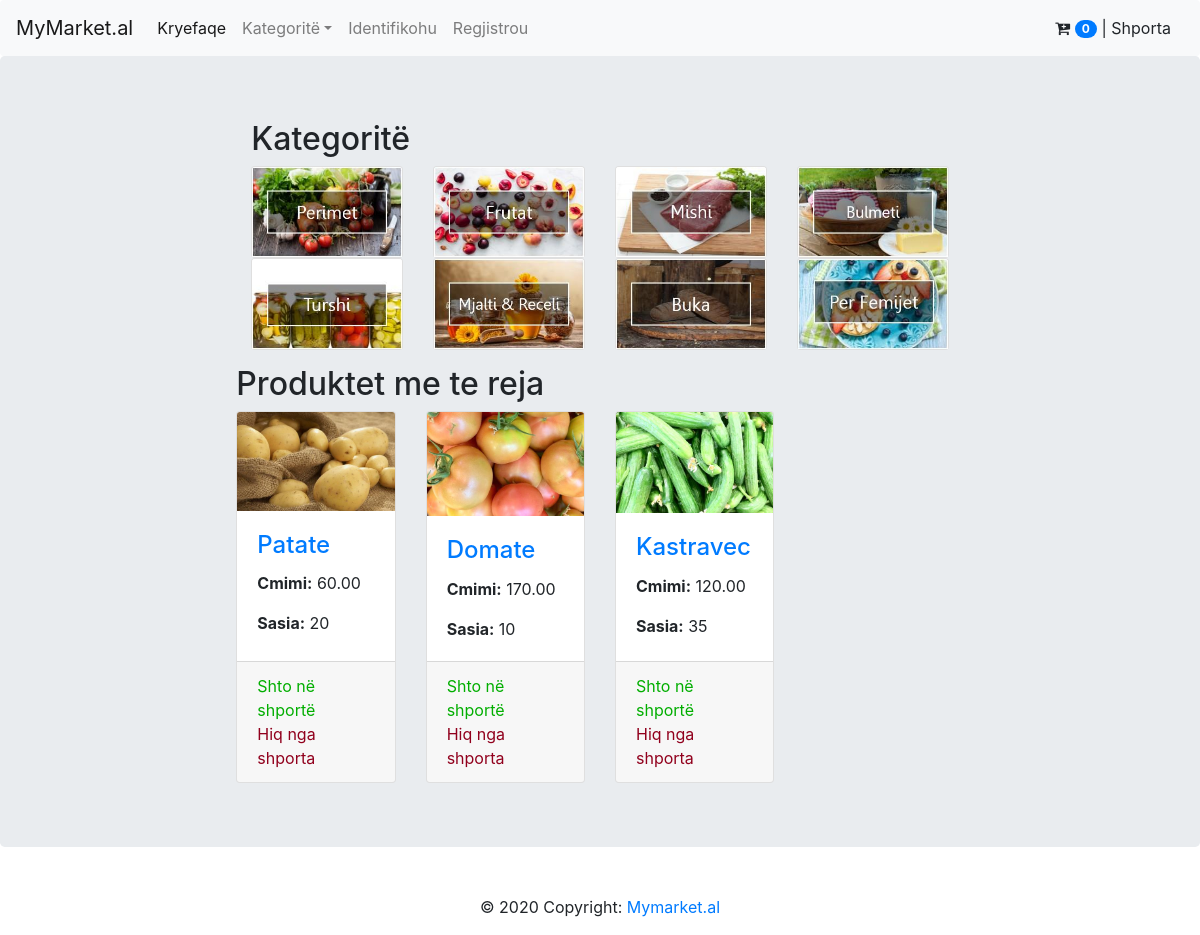
/kategori/1/, run on an earlier commit of the app's database.
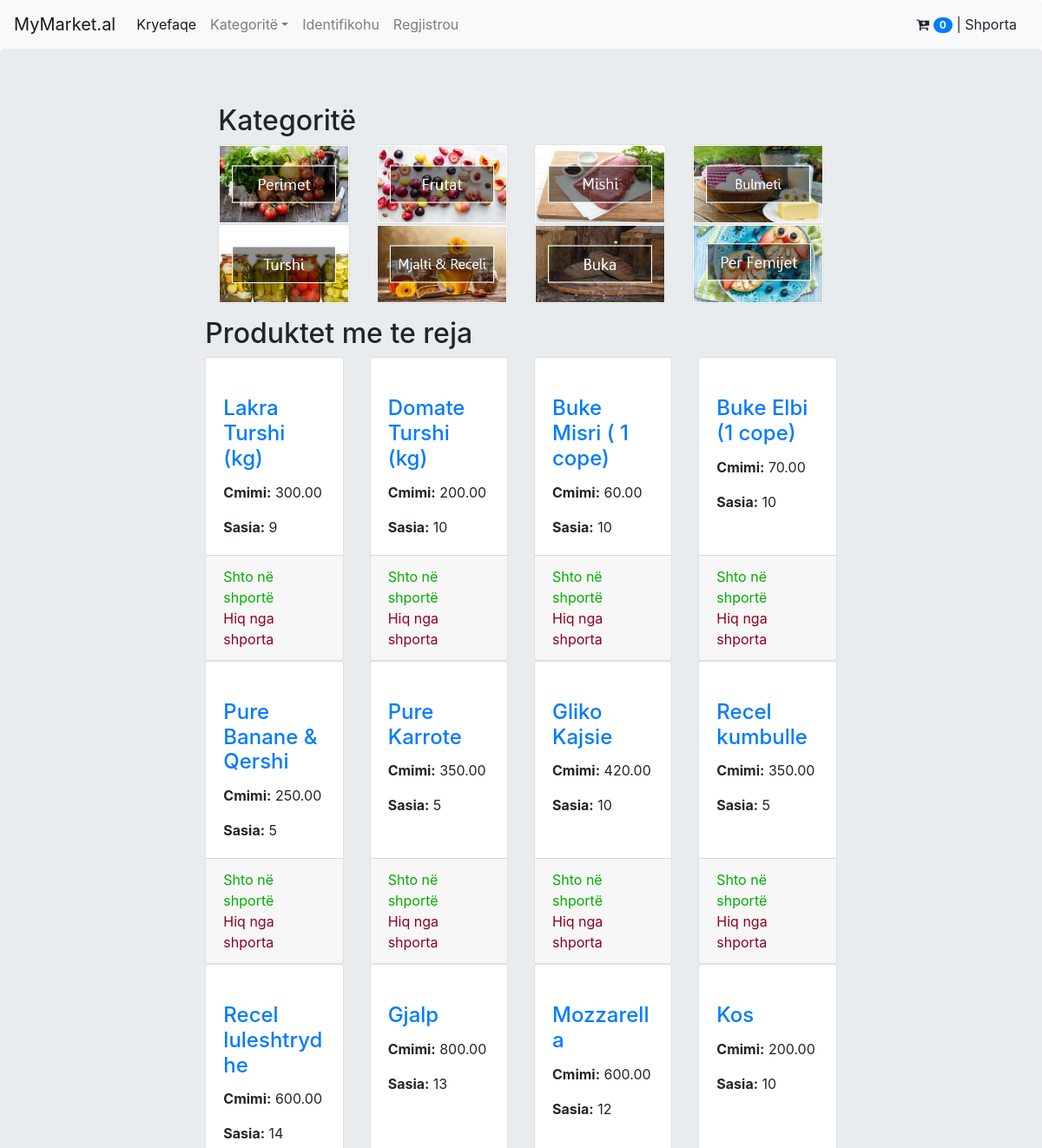
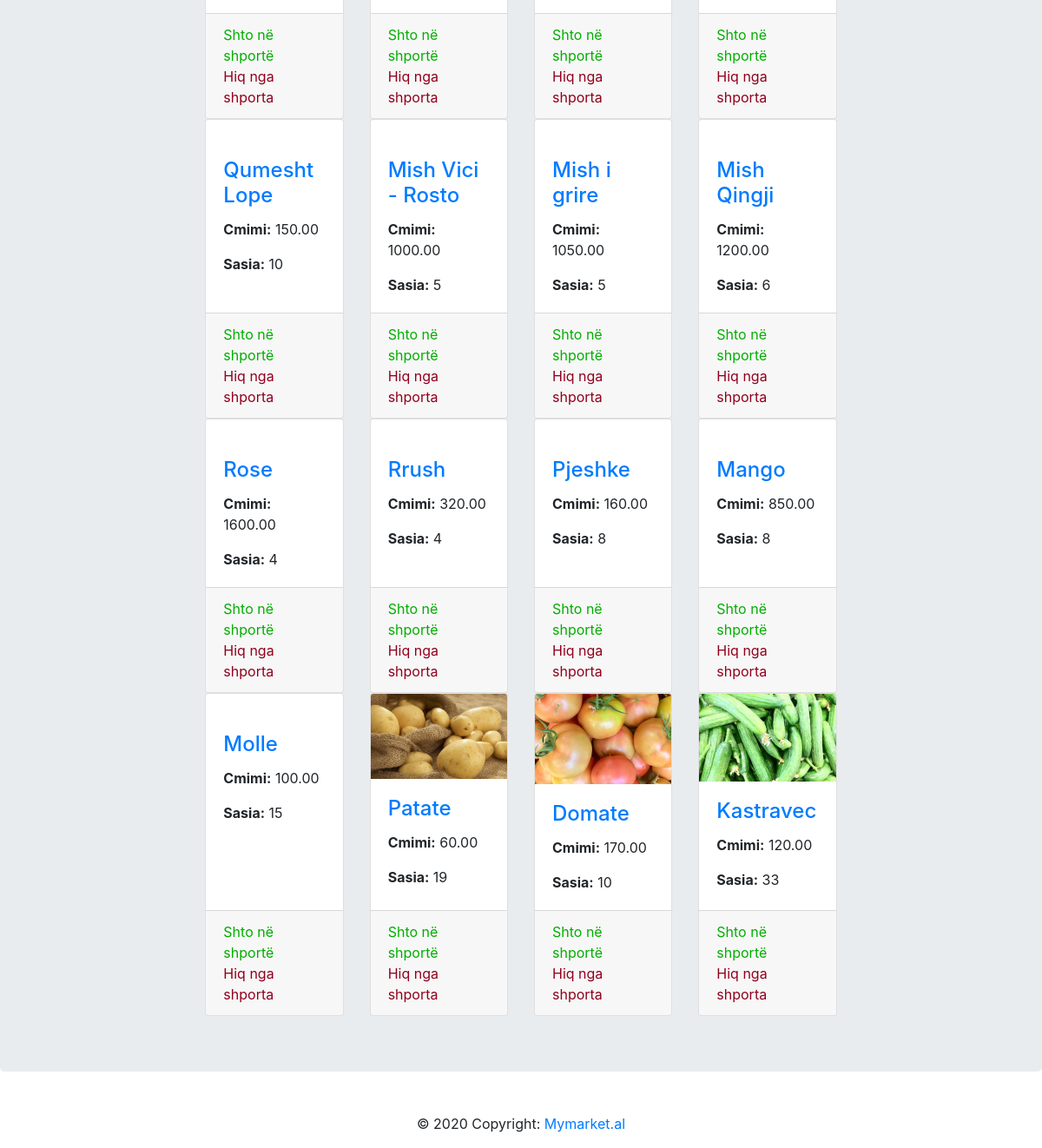
And on a later commit of the database (2 pictures, top to bottom).
### market/models.py (models this page shows, shortened)
class Kategori(models.Model):
    emri = models.CharField(verbose_name='Emri', max_length=25)
    logo = models.ImageField(verbose_name='Logo', upload_to='static/media/')
    class Meta:
        verbose_name = 'Keategori'
        verbose_name_plural = 'Keategoritë'

class Product(models.Model):
    name = models.CharField(verbose_name='Emri', max_length=25)
    image = models.ImageField(verbose_name='Logo', upload_to='static/media/')
    cmimi_blerje = models.DecimalField(verbose_name='Cmimi i blerjes', max_digits=50, decimal_places=2)
    price = models.DecimalField(verbose_name='Cmimi ', max_digits=50, decimal_places=2)
    sasia = models.IntegerField(verbose_name='Sasia')
    njesia_matese = models.CharField(choices=NJESITE, default=NJESITE[0][0], max_length=10)
    kategoria = models.ForeignKey(to=Kategori, on_delete=models.CASCADE, related_name='produktet')
    dyqani = models.ForeignKey(to=Dyqan, on_delete=models.CASCADE, related_name='produktet')
    class Meta:
        verbose_name = 'Produkt'
        verbose_name_plural = 'Produkte'

### market/views.py (the view)
# urls.py: path('kategori/<int:dyqan_id>/', kategorite, name='kategori'),
def kategorite(request, dyqan_id):
    kategori = Kategori.objects.all()
    produkte = Product.objects.filter(dyqani=dyqan_id).order_by('-id')
    data = {
        'kategorite': kategori,
        'produkte': produkte,
        'dyqan_id': dyqan_id
    }
    return render(request, 'kategorite.html', data)

### market/context_processors.py (called while the page is built)
def kategorite(request):
    return {'kategorite': Kategori.objects.all()}

### templates/kategorite.html
{% extends 'index.html' %}
{% block content %}
    <div class="container">
        <h2>Kategoritë</h2>
        <div class="row">
            {% for kategori in kategorite %}
                <div class="col-lg-3 col-sm-6 ">
                    <div class="card h-100">
                        <a href="{% url 'produktet' dyqan_id kategori.id %}">
                            <img class="card-img-top" src="/{{ kategori.logo }}" alt=""></a>
                    </div>
                </div>
            {% endfor %}
        </div>
    </div>
    <div class="last-products" style="padding-top: 2%">
        <h2>Produktet me te reja</h2>
        <div class="row">
            {% for produkt in produkte %}
                <div class="col-lg-3 col-sm-6 ">
                    <div class="card h-100">
                        <a href="#"><img class="card-img-top" src="/{{ produkt.image }}" alt=""></a>
                        <div class="card-body">
                            <h4 class="card-title">
                                <a href="#">{{ produkt.name }}</a>
                            </h4>
                            <p class="card-text"><b>Cmimi:</b> {{ produkt.price }}</p>
                            <p class="card-text"><b>Sasia:</b> {{ produkt.sasia }}</p>
                        </div>
                        <div class="card-footer">
                            <a href="{% url 'cart_add' produkt.id %}" style="color: #02ae00">Shto në shportë</a>
                            <br>
                            <a href="{% url 'cart_clear' %}" style="color: #91001d">Hiq nga shporta</a><br>
                        </div>
                    </div>
                </div>
            {% endfor %}
        </div>
    </div>
{% endblock %}

### templates/index.html (shortened to what this page needs)
<!DOCTYPE html>
<html lang="en">
<head>
    <link href="https://maxcdn.bootstrapcdn.com/font-awesome/4.7.0/css/font-awesome.min.css" rel="stylesheet">
    <link rel="stylesheet" href="https://stackpath.bootstrapcdn.com/bootstrap/4.5.0/css/bootstrap.min.css"
>
</head>
<body>
<header>
    {% include 'includes/navbar.html' %}
</header>
<main role="main">
    <div class="jumbotron">
        <div class="col-sm-8 mx-auto">
            {% block content %}
            {% endblock %}
        </div>
    </div>
</main>
{% include 'includes/footer.html' %}
</body>
</html>

### templates/includes/navbar.html (shortened to what this page needs)
{% load cart_tag %}
<nav class="navbar navbar-expand-lg navbar-light bg-light rounded">
    <a class="navbar-brand" href="/">MyMarket.al</a>
    <div class="collapse navbar-collapse" id="navbarsExample09">
        <ul class="navbar-nav mr-auto">
            <li class="nav-item active">
                <a class="nav-link" href="/">Kryefaqe <span class="sr-only">(current)</span></a>
            </li>
            <li class="nav-item dropdown">
                <a class="nav-link dropdown-toggle" href="#" id="dropdown09" data-toggle="dropdown"
                   aria-haspopup="true" aria-expanded="false">Kategoritë</a>
            </li>
            {% if user.is_authenticated %}
                <li class="nav-item">
                    <a class="nav-link" href="{% url  'logout' %}">Dil</a>
                </li>
            {% else %}
                <li class="nav-item">
                    <a class="nav-link" href="{% url  'login' %}">Identifikohu</a>
                </li>
                <li class="nav-item">
                    <a class="nav-link" href="{% url  'register' %}">Regjistrou</a>
                </li>
            {% endif %}
        </ul>
        <form class="form-inline my-2 my-md-0">
            <a href="{% url 'cart_detail' %}">
                <button type="button" class="btn">
                    <i class="fa fa-cart-plus"></i>
                    <span class="badge badge-pill badge-primary">{{ request.session.cart|length }}</span> | Shporta
                </button>
            </a>
        </form>
    </div>
</nav>

### templates/includes/footer.html
<footer class="page-footer font-small blue">
    <div class="footer-copyright text-center py-3">© 2020 Copyright:
        <a href="#"> Mymarket.al</a>
    </div>
</footer>

What changed in the data, as far as the page shows it:
added Product: name "Lakra Turshi (kg)", price "300.00", sasia "9"
added Product: name "Domate Turshi (kg)", price "200.00", sasia "10"
added Product: name "Buke Misri ( 1 cope)", price "60.00", sasia "10"
added Product: name "Buke Elbi (1 cope)", price "70.00", sasia "10"
added Product: name "Pure Banane & Qershi", price "250.00", sasia "5"
added Product: name "Pure Karrote", price "350.00", sasia "5"
added Product: name "Gliko Kajsie", price "420.00", sasia "10"
added Product: name "Recel kumbulle", price "350.00", sasia "5"
added Product: name "Recel luleshtrydhe", price "600.00", sasia "14"
added Product: name "Gjalp", price "800.00", sasia "13"
added Product: name "Mozzarella", price "600.00", sasia "12"
added Product: name "Kos", price "200.00", sasia "10"
added Product: name "Qumesht Lope", price "150.00", sasia "10"
added Product: name "Mish Vici - Rosto", price "1000.00", sasia "5"
added Product: name "Mish i grire", price "1050.00", sasia "5"
added Product: name "Mish Qingji", price "1200.00", sasia "6"
added Product: name "Rose", price "1600.00", sasia "4"
added Product: name "Rrush", price "320.00", sasia "4"
added Product: name "Pjeshke", price "160.00", sasia "8"
added Product: name "Mango", price "850.00", sasia "8"
added Product: name "Molle", price "100.00", sasia "15"
changed Product "Patate": sasia "20" → "19"
changed Product "Kastravec": sasia "35" → "33"
